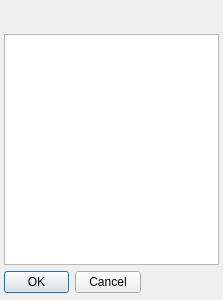
<?xml version="1.0" encoding="UTF-8"?>
<ui version="4.0">
 <class>Dialog</class>
 <widget class="QDialog" name="Dialog">
  <property name="windowModality">
   <enum>Qt::WindowModal</enum>
  </property>
  <property name="geometry">
   <rect>
    <x>0</x>
    <y>0</y>
    <width>223</width>
    <height>300</height>
   </rect>
  </property>
  <property name="windowTitle">
   <string>Share</string>
  </property>
  <widget class="QDialogButtonBox" name="buttonBox">
   <property name="geometry">
    <rect>
     <x>4</x>
     <y>269</y>
     <width>137</width>
     <height>27</height>
    </rect>
   </property>
   <property name="orientation">
    <enum>Qt::Horizontal</enum>
   </property>
   <property name="standardButtons">
    <set>QDialogButtonBox::Cancel|QDialogButtonBox::Ok</set>
   </property>
  </widget>
  <widget class="QListWidget" name="listWidget">
   <property name="geometry">
    <rect>
     <x>4</x>
     <y>34</y>
     <width>215</width>
     <height>231</height>
    </rect>
   </property>
  </widget>
  <widget class="QLabel" name="label">
   <property name="geometry">
    <rect>
     <x>10</x>
     <y>10</y>
     <width>201</width>
     <height>18</height>
    </rect>
   </property>
   <property name="text">
    <string/>
   </property>
   <property name="margin">
    <number>0</number>
   </property>
  </widget>
 </widget>
 <resources/>
 <connections>
  <connection>
   <sender>buttonBox</sender>
   <signal>accepted()</signal>
   <receiver>Dialog</receiver>
   <slot>accept()</slot>
   <hints>
    <hint type="sourcelabel">
     <x>248</x>
     <y>254</y>
    </hint>
    <hint type="destinationlabel">
     <x>157</x>
     <y>274</y>
    </hint>
   </hints>
  </connection>
  <connection>
   <sender>buttonBox</sender>
   <signal>rejected()</signal>
   <receiver>Dialog</receiver>
   <slot>reject()</slot>
   <hints>
    <hint type="sourcelabel">
     <x>316</x>
     <y>260</y>
    </hint>
    <hint type="destinationlabel">
     <x>286</x>
     <y>274</y>
    </hint>
   </hints>
  </connection>
 </connections>
</ui>
